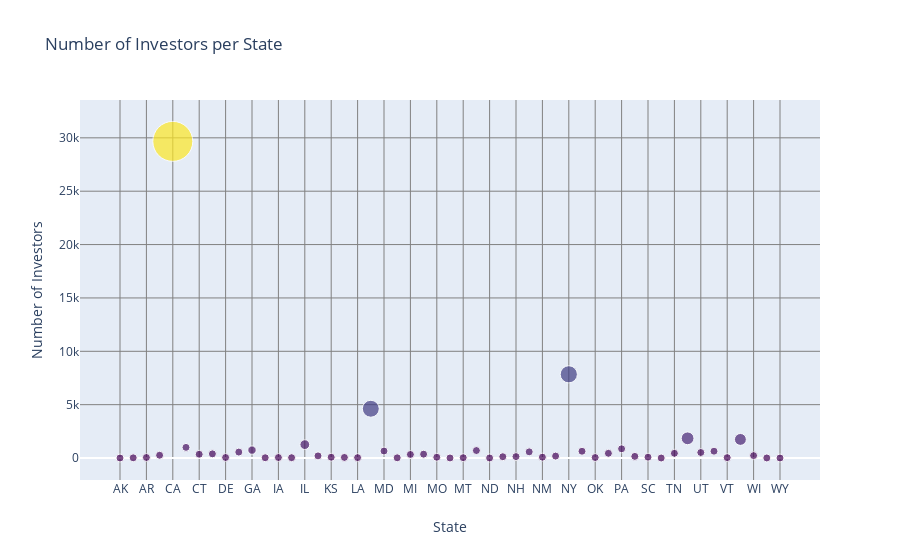

Notebook cell for this chart:
### Code cell
#set axis
x_axis2 = inv_and_funds_by_state["state_code"]
investors_y2 = inv_and_funds_by_state["Number_of_Investors"]
funding_y2 = inv_and_funds_by_state["funding_total_usd"]
#create plot
size = funding_y2
fig = go.Figure(data=[go.Scatter(
    x=x_axis2,
    y=investors_y2,
    mode='markers',
    marker=dict(
        size=size,
        sizemode='area',
        sizeref=2.*max(size)/(40.**2),
        sizemin=4,
        color=funding_y2,
        colorscale='Viridis'

    )
)])
fig.update_layout(
    title='Number of Investors per State',
    xaxis=dict(
        title='State',
        gridcolor='grey',
        gridwidth=1
    ),
    yaxis=dict(
        title='Number of Investors',
        gridcolor='grey',
        gridwidth=1,
    )
)
fig.show()

### Figure 1 — Plotly figure (JSON) as saved in the notebook; plotly's stock layout.template omitted (floating-point values rounded to 4 significant figures)
{"data": [{"marker": {"color": [83850000, 127240000, 175307006, 1657686366, 199936523508, 6840845949, 2652433651, 2286323591, 394465151, 5372361321, 8789587566, 95637260, 593032313, 187952980, 11862967409, 1319198594, 249510622, 554080628, 95064451, 35979331059, 6569863469, 153179762, 1757397302, 3241614871, 472204103, 12740000, 217197760, 5310807571, 48339274, 327222154, 901120603, 6534027825, 475827981, 224043809, 36861651548, 2101790537, 427747935, 2398837099, 6049329468, 598655468, 961661618, 29301362, 1292487786, 20414625184, 3887976185, 5833862372, 180805319, 17630295673, 902809982, 3549999, 11605000], "colorscale": [[0, "#440154"], [0.1111, "#482878"], [0.2222, "#3e4989"], [0.3333, "#31688e"], [0.4444, "#26828e"], [0.5556, "#1f9e89"], [0.6667, "#35b779"], [0.7778, "#6ece58"], [0.8889, "#b5de2b"], [1, "#fde725"]], "size": [83850000, 127240000, 175307006, 1657686366, 199936523508, 6840845949, 2652433651, 2286323591, 394465151, 5372361321, 8789587566, 95637260, 593032313, 187952980, 11862967409, 1319198594, 249510622, 554080628, 95064451, 35979331059, 6569863469, 153179762, 1757397302, 3241614871, 472204103, 12740000, 217197760, 5310807571, 48339274, 327222154, 901120603, 6534027825, 475827981, 224043809, 36861651548, 2101790537, 427747935, 2398837099, 6049329468, 598655468, 961661618, 29301362, 1292487786, 20414625184, 3887976185, 5833862372, 180805319, 17630295673, 902809982, 3549999, 11605000], "sizemin": 4, "sizemode": "area", "sizeref": 249900000.0}, "mode": "markers", "type": "scatter", "x": ["AK", "AL", "AR", "AZ", "CA", "CO", "CT", "DC", "DE", "FL", "GA", "HI", "IA", "ID", "IL", "IN", "KS", "KY", "LA", "MA", "MD", "ME", "MI", "MN", "MO", "MS", "MT", "NC", "ND", "NE", "NH", "NJ", "NM", "NV", "NY", "OH", "OK", "OR", "PA", "RI", "SC", "SD", "TN", "TX", "UT", "VA", "VT", "WA", "WI", "WV", "WY"], "y": [3, 20, 51, 261, 29670, 998, 354, 390, 51, 557, 744, 27, 48, 31, 1257, 201, 77, 56, 37, 4617, 657, 21, 334, 363, 75, 7, 32, 702, 5, 123, 135, 579, 81, 183, 7845, 636, 48, 442, 864, 154, 81, 3, 442, 1847, 519, 640, 38, 1744, 226, 7, 3]}], "layout": {"title": {"text": "Number of Investors per State"}, "xaxis": {"gridcolor": "grey", "gridwidth": 1, "title": {"text": "State"}}, "yaxis": {"gridcolor": "grey", "gridwidth": 1, "title": {"text": "Number of Investors"}}}}
